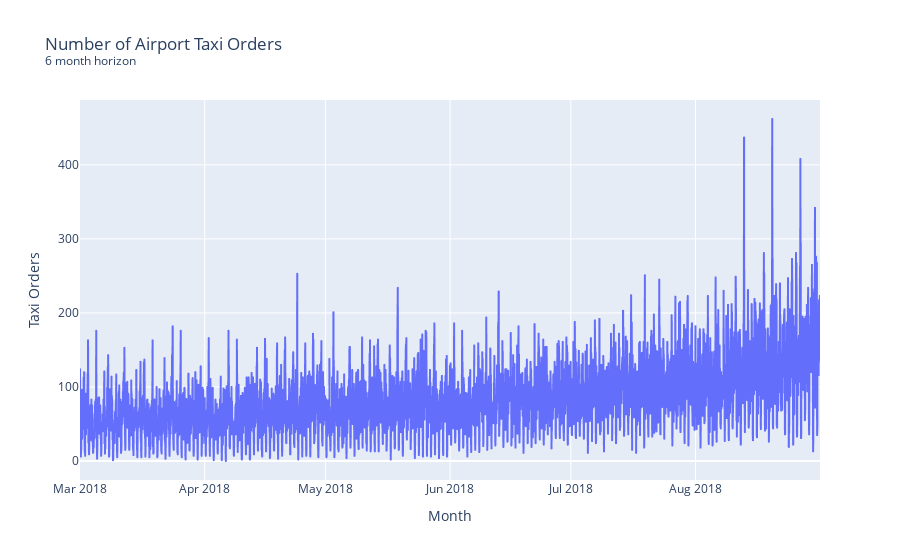

The code cell stored with this chart in its notebook:
### Markdown cell above
`data plotting`

### Code cell
fig = px.line(data,
             title="Number of Airport Taxi Orders<br><sup>6 month horizon</sup>",
              labels={
                     "datetime": "Month",
                     "value": "Taxi Orders"
                 })

fig.update_layout(showlegend=False, autosize=False)

fig.show()

### Figure 1 — Plotly figure (JSON) as saved in the notebook; plotly's stock layout.template omitted (floating-point values rounded to 4 significant figures; data arrays with more than 128 entries replaced by an {"elided": "..."} marker saying what was removed)
{"data": [{"hovertemplate": "variable=num_orders<br>Month=%{x}<br>Taxi Orders=%{y}<extra></extra>", "legendgroup": "num_orders", "line": {"color": "#636efa", "dash": "solid"}, "marker": {"symbol": "circle"}, "mode": "lines", "name": "num_orders", "showlegend": true, "type": "scattergl", "x": {"elided": "4416 str values"}, "xaxis": "x", "y": {"elided": "4416 int values"}, "yaxis": "y"}], "layout": {"autosize": false, "legend": {"title": {"text": "variable"}, "tracegroupgap": 0}, "showlegend": false, "title": {"text": "Number of Airport Taxi Orders<br><sup>6 month horizon</sup>"}, "xaxis": {"anchor": "y", "domain": [0, 1], "title": {"text": "Month"}}, "yaxis": {"anchor": "x", "domain": [0, 1], "title": {"text": "Taxi Orders"}}}}
